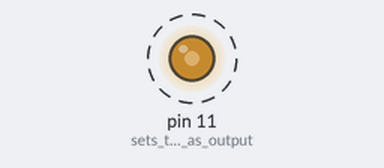
Recording of a sketch running on a simulated Arduino Uno, built with avr-gcc and run on an emulated ATmega328P. Shown: output pins drawn as LEDs (lit = HIGH). Dashed ring = blinking. What the sketch prints to the serial monitor is not drawn.

Above: at 0.05 s.
Timing chart, 0 to 3.0 s (numbered marks = the images above):
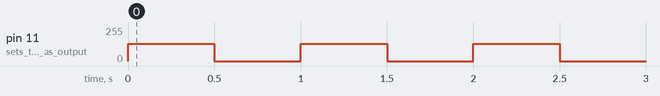

The sketch:

buzzer.ino
```cpp
/*
Example 13.0
Drive a piezoelectric buzzer with Arduino
http://tronixstuff.wordpress.com/tutorials > Chapter 13
*/
#define times 10
int i = 0;

void setup()
{
     pinMode(11, OUTPUT);   // sets the pin as output
      // initialize serial communications at 9600 bps:
     Serial.begin(115200);

}
void loop()
{
     if (i < times) {
       Serial.println("Buzzer on");
       analogWrite(11,128);
       // this value (128) equals around 1500 hz
       // our device ABT-402-RC needs around 4000Hz
       delay(500);
       digitalWrite(11, LOW);
       Serial.println("Buzzer off");
       i++;
     }
     delay(500);
}
```

Measured:
- by itself, pin 11 (sets_the_pin_as_output): alternates 128/255 for 0.50 s and 0/255 for 0.50 s, 20 changes in all, then stays 0/255
